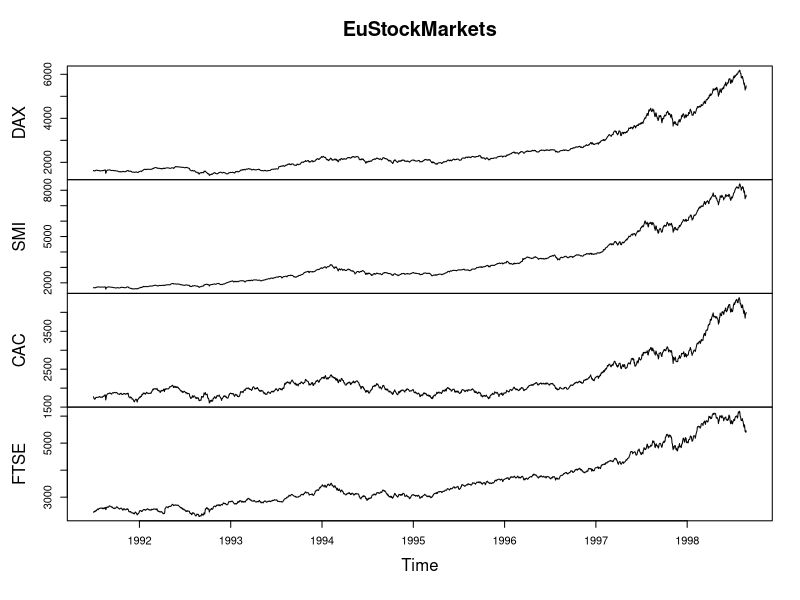
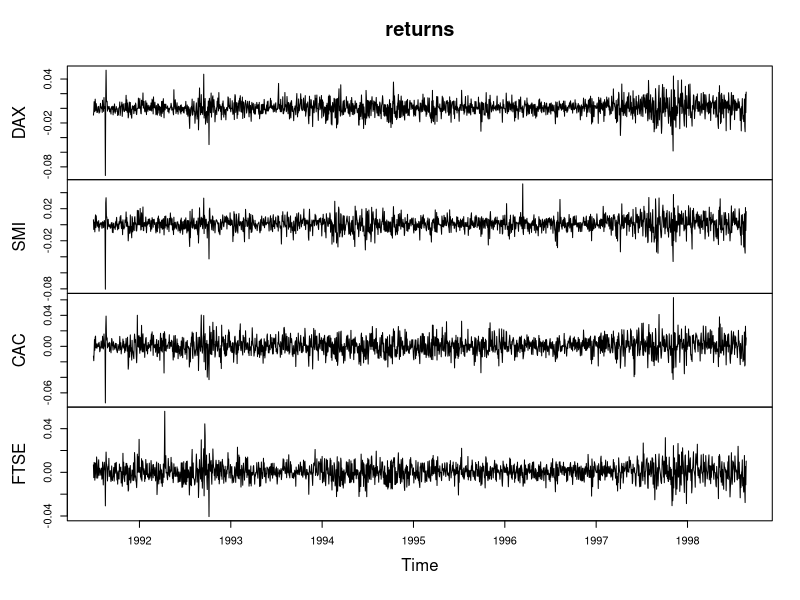
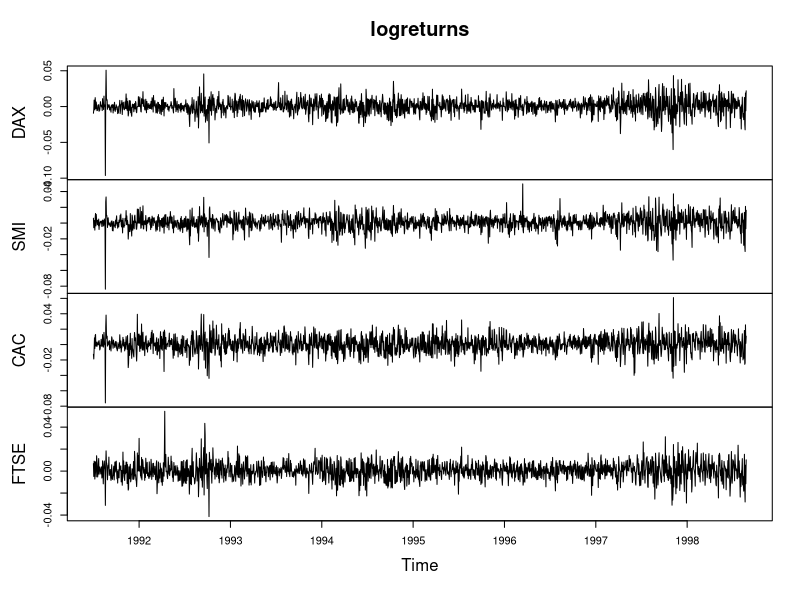
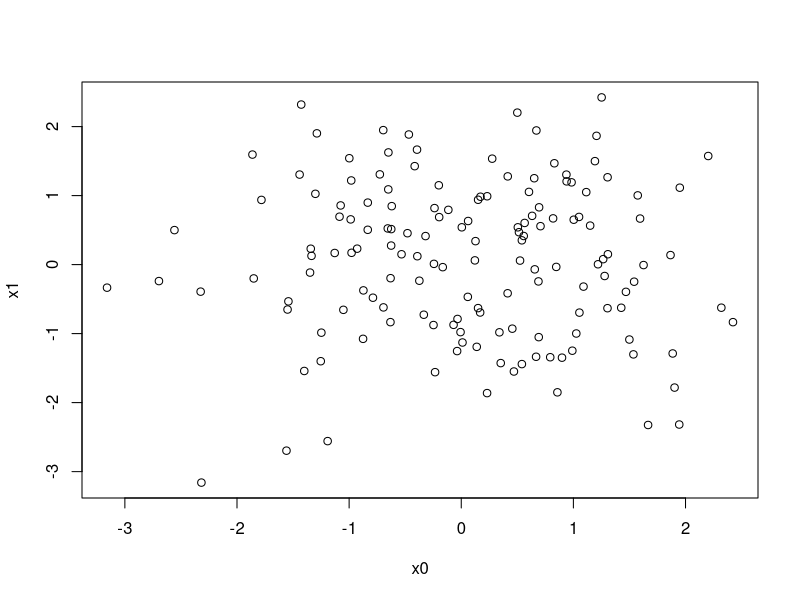

Generate these figures, in order, with R:
## ---- chunk 1

## ---- chunk 2
data("EuStockMarkets")

plot(EuStockMarkets)

# Use this code to convert prices to returns
returns <- EuStockMarkets[-1,] / EuStockMarkets[-1860,] - 1

# Convert returns to ts
returns <- ts(returns, start = c(1991, 130), frequency = 260)

# Plot returns
plot(returns)

# Use this code to convert prices to log returns
logreturns <- diff(log(EuStockMarkets))

# Plot logreturns
plot(logreturns)
## ---- chunk 3
DAX_logreturns <- ts(diff(log(EuStockMarkets[,'DAX'])), start=c(1991, 131), frequency=260)
FTSE_logreturns <- ts(diff(log(EuStockMarkets[,'FTSE'])), start=c(1991, 131), frequency=260)

cov(DAX_logreturns, FTSE_logreturns)

# Use cov() with logreturns
cov(logreturns)

# Use cor() with DAX_logreturns and FTSE_logreturns
cor(DAX_logreturns, FTSE_logreturns)

# Use cor() with logreturns
cor(logreturns)
## ---- chunk 4
x = ts(arima.sim(model=list(order=c(0,0,0)), n=150),
        start=1, frequency=1)

x0 = x[-1]
x1 = x[-150]

head(cbind(x0, x1))

plot(x0, x1)

cor(x0, x1)

acf(x, lag.max = 1, plot=FALSE)

cor(x0, x1) * (149 / 150)
